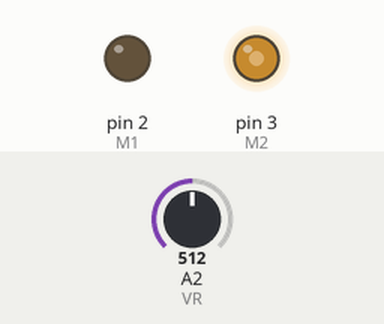
Bench run of a sketch on a simulated Arduino Uno, built with avr-gcc and run on an emulated ATmega328P. Shown: output pins drawn as LEDs (lit = HIGH). Inputs (shaded band) come from the test bench; at power-on: A2 (VR) = 512.

Above: at 1.2 s.
1.3 s: A2 (VR) set to 716
At 1.6 s:
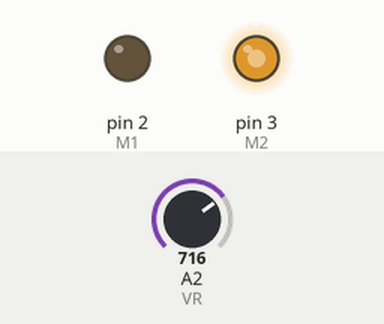
2.8 s: A2 (VR) set to 900
At 4.0 s:
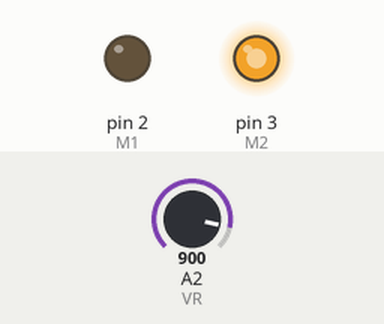
4.3 s: A2 (VR) set to 122
At 5.3 s:
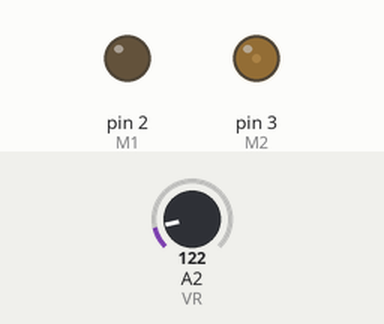
5.8 s: A2 (VR) set to 0
At 6.5 s:
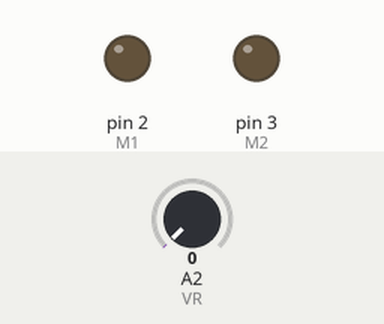
Timing chart, 0 to 8.3 s (numbered marks = the images above; inputs shaded):
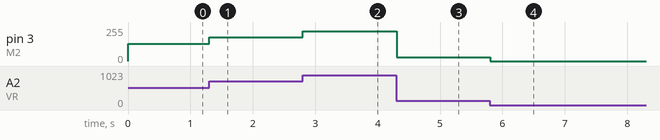

Measured:
- after the input at 1.3 s, pin 3 (M2): 128/255 → 179/255 at once
- after the input at 2.8 s, pin 3 (M2): 179/255 → 225/255 at once
- after the input at 4.3 s, pin 3 (M2): 225/255 → 30/255 at once
- after the input at 5.8 s, pin 3 (M2): 30/255 → 0/255 at once

The sketch:

CH10_1.ino
```cpp
// ===== ch10_1.ino =====
// ===== 直流馬達速度控制 =====
const int M1=2, M2=3;    //宣告2腳連接M1、3腳連接M2信號
const int VR=A2;      //宣告A2腳連接VR信號
//初始設定
void setup() {
  pinMode(M1, OUTPUT);      //將M1腳規畫為輸出埠
  digitalWrite(M1, 0);        //M1初值設定為0
  pinMode(M2, OUTPUT);      //將M2腳規畫為輸出埠
  digitalWrite(M2, 0);        //M2初值設定為0
}
//主程式
void loop() {
  int vr = analogRead (VR);         //讀取可變電阻器
  analogWrite(M2, vr/4);        //驅動直流馬達
  delay(100);           //暫停0.1秒
}
```
